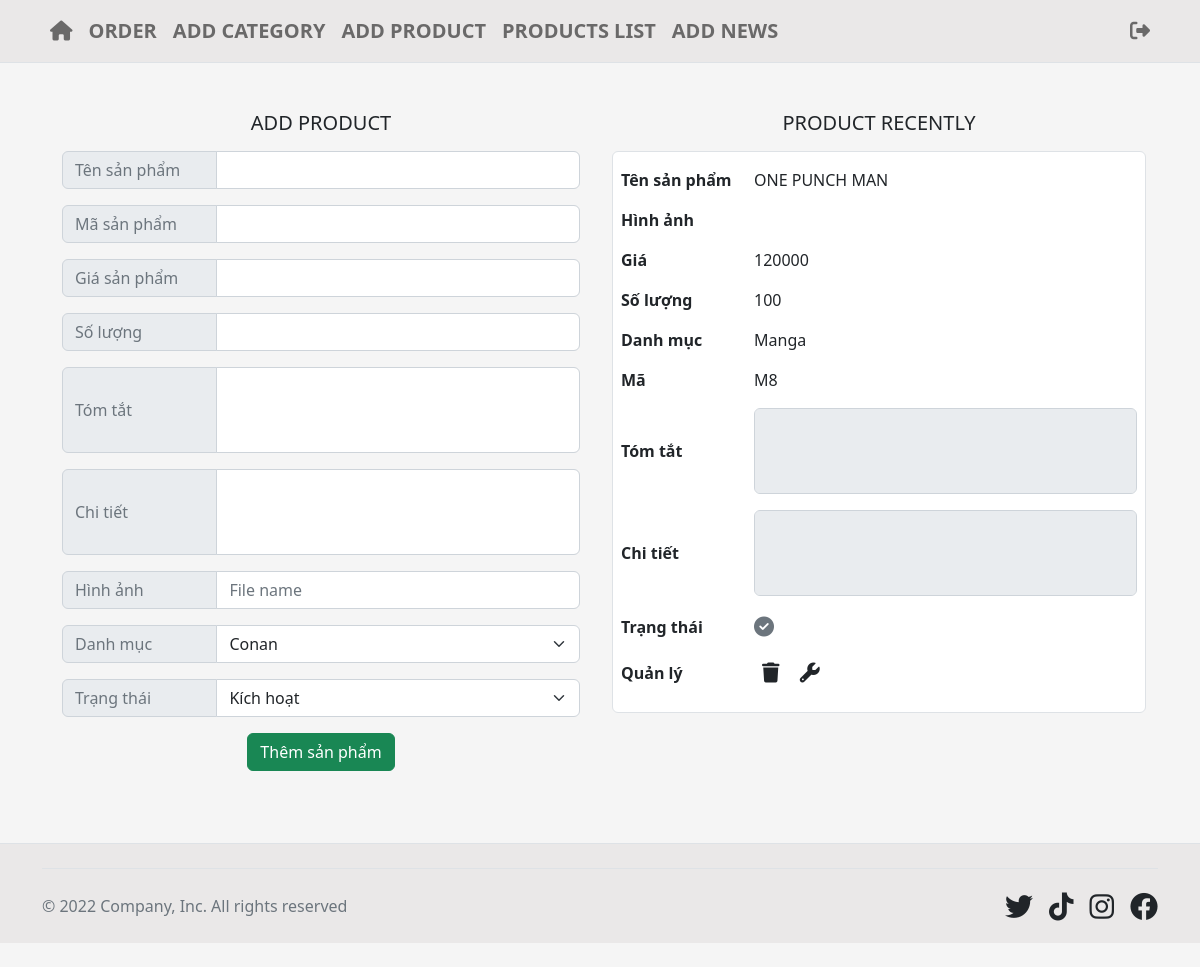
Screenshot of /index.php?action=product&query=add (signed in) with the database file from the repository.
### tables this page shows
CREATE TABLE `product` (
  `product_id` int(11) NOT NULL,
  `product` varchar(100) NOT NULL,
  `code` varchar(100) NOT NULL,
  `price` float NOT NULL,
  `quantity` int(11) NOT NULL,
  `image` varchar(100) NOT NULL,
  `summary` text NOT NULL,
  `detail` text NOT NULL,
  `status` int(11) NOT NULL,
  `category_id` int(11) NOT NULL
);

CREATE TABLE `category` (
  `category_id` int(11) NOT NULL,
  `category` varchar(100) NOT NULL,
  `position` int(11) NOT NULL
);

### product/listed.php (the view)
<div class="col-lg-6 my-5">
  <h5 class="text-uppercase text-center">product recently</h5>
  <div class="bg-white border rounded mt-3">
    <table class="table table-hover mt-2 table-borderless ">
      <?php
      $sql = "SELECT * FROM product, category WHERE product.category_id=category.category_id ORDER BY product.product_id DESC LIMIT 1";
      $result = $conn->query($sql);
      if ($result->num_rows > 0) {
        while ($row = $result->fetch_array()) {
      ?>
          <tr>
            <th class="align-middle col-2">Tên sản phẩm</th>
            <td class="align-middle col-10"><?php echo $row['product'] ?></td>
          </tr>
          <tr>
            <th class="align-middle">Hình ảnh</th>
            <td class="align-middle"><img height="100px" class="rounded" src="modules/product/uploads/<?php echo $row['image'] ?>" alt=""></td>
          </tr>
          <tr>
            <th class="align-middle">Giá</th>
            <td class="align-middle"><?php echo $row['price'] ?></td>
          </tr>
          <tr>
            <th class="align-middle">Số lượng</th>
            <td class="align-middle"><?php echo $row['quantity'] ?></td>
          </tr>
          <tr>
            <th class="align-middle">Danh mục</th>
            <td class="align-middle"><?php echo $row['category'] ?></td>
          </tr>
          <tr>
            <th class="align-middle">Mã</th>
            <td class="align-middle"><?php echo $row['code'] ?></td>
          </tr>
          <tr>
            <th class="align-middle col-3">Tóm tắt</th>
            <td class="align-middle col-3"><textarea disabled style="resize: none;" class="form-control" rows="3"><?php echo $row['summary'] ?></textarea></td>
          </tr>
          <tr>
            <th class="align-middle col-3">Chi tiết</th>
            <td class="align-middle col-3"><textarea disabled style="resize: none;" class="form-control" rows="3"><?php echo $row['detail'] ?></textarea></td>
          </tr>
          <tr>
            <th class="align-middle">Trạng thái</th>
            <td class="align-middle"><?php if ($row['status'] == 1) {
                                        echo '<span class="fs-5 text-muted"><i class="fa-solid fa-circle-check"></i></span>';
                                      } else {
                                        echo '<span class="fs-5 text-muted"><i class="fa-solid fa-circle-xmark"></i></span>';
                                      } ?>
            </td>
          </tr>
          <tr>
            <th class="align-middle">Quản lý</th>
            <td class="align-middle">
              <a class="fs-5 text-dark mx-2" href="modules/product/processing.php?product_id=<?php echo $row['product_id'] ?>"><i class="fa-solid fa-trash"></i></a>
              <a class="fs-5 text-dark mx-2" href="?action=product&query=repair&product_id=<?php echo $row['product_id'] ?>"><i class="fa-solid fa-wrench"></i></a>
            </td>
          </tr>
      <?php
        }
      } else {
      } ?>
    </table>
  </div>
</div>

### index.php (style rules this page uses)
body { background-color: #f5f5f5; }

### rows the page displays
product: product "ONE PUNCH MAN", price "120000", quantity "100", category.category "Manga", code "M8", status 1 (drawn)

### other values shown
form field category_id "Conan"
